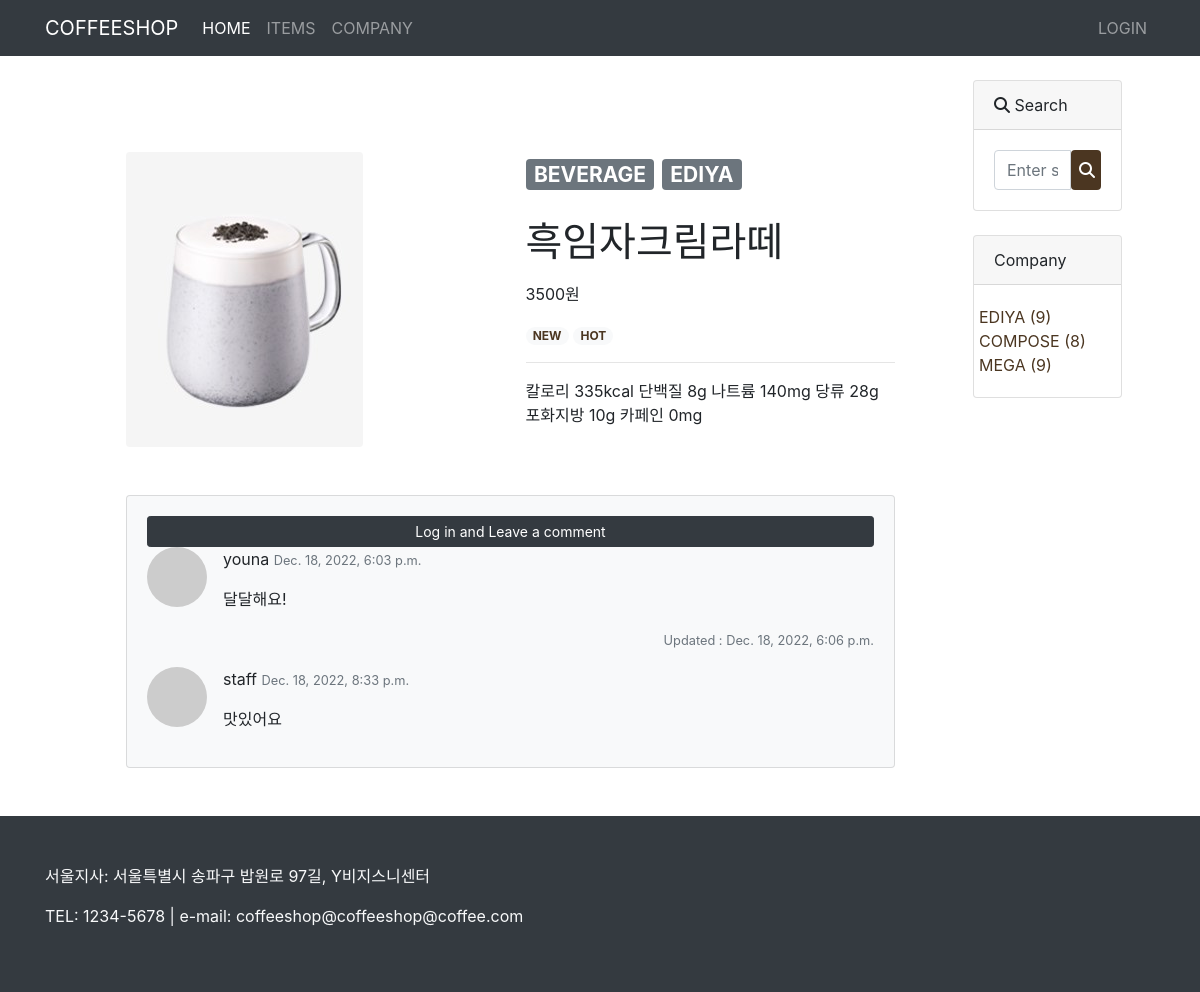
Screenshot of /product/41/ with the database file from the repository.
### product/models.py (models this page shows, shortened)
class Item(models.Model):
    title = models.CharField(max_length=35)
    content = MarkdownxField()
    head_image = models.ImageField(upload_to='blog/images/%Y/%m/%d/', blank=True)
    price = models.PositiveIntegerField(null=True)
    company = models.ForeignKey(Company, null=True, blank=True, on_delete=models.SET_NULL)
    category = models.ForeignKey(Category, null=True, blank=True, on_delete=models.SET_NULL)
    tags = models.ManyToManyField(Tag, blank=True)
    nutrient = models.TextField(null=True)
    def get_content_markdown(self):
        return markdown(self.content)

class Category(models.Model):
    name = models.CharField(max_length=50, unique=True)
    slug = models.SlugField(max_length=200, unique=True, allow_unicode=True)
    def __str__(self):
        return self.name
    def get_absolute_url(self):
        return f'/product/category/{self.slug}/'
    class Meta:
        verbose_name_plural = 'Catogories'

class Company(models.Model):
    name = models.CharField(max_length=50, unique=True)
    slug = models.SlugField(max_length=200, unique=True, allow_unicode=True)
    address = models.CharField(max_length=50, unique=True, null=True, blank=True)
    number = models.CharField(max_length=50, unique=True, null=True)
    email = models.EmailField(max_length=32, null=True)
    def __str__(self):
        return self.name
    def get_absolute_url(self):
        return f'/product/company/{self.slug}/'
    class Meta:
        verbose_name_plural = 'Companies'

class Tag(models.Model):
    name = models.CharField(max_length=50)
    slug = models.SlugField(max_length=20, unique=True, allow_unicode=True)
    def __str__(self):
        return self.name
    def get_absolute_url(self):
        return f'/product/tag/{self.slug}/'

class Comment(models.Model):
    item = models.ForeignKey(Item, on_delete=models.CASCADE)
    author = models.ForeignKey(User, on_delete=models.CASCADE)
    content = models.TextField()
    created_at = models.DateTimeField(auto_now_add=True)
    modified_at = models.DateTimeField(auto_now=True)
    def get_avatar_url(self):
        if self.author.socialaccount_set.exists():
            return self.author.socialaccount_set.first().get_avatar_url()
        else:
            return 'https://dummyimage.com/50x50/ced4da/6c757d.jpg'

### product/views.py (the view)
# urls.py: path('<int:pk>/', views.ItemDetail.as_view()),
class ItemDetail(DetailView):
    model = Item
    def get_context_data(self, **kwargs):
        context = super(ItemDetail, self).get_context_data()
        context['companies'] = Company.objects.all()
        context['comment_form'] = CommentForm
        return context

### product/templates/product/item_detail.html (shortened to what this page needs)
{% extends 'product/base.html' %}
{% load crispy_forms_tags %}
{% block main_area %}
    <body>
        <div class="container px-4 px-lg-5">
            <br>
            <div class="row gx-4 gx-lg-5 align-items-center my-5">
                {% if item.head_image %}
                <div class="col-lg-6"><img class="img-fluid rounded mb-4 mb-lg-0" src="{{ item.head_image.url }}" alt="..." /></div>
                {% endif %}
                <div class="col-lg-6">
                    {% if item.category %}
                        <h3>
                            <a href="{{item.category.get_absolute_url}}" class="badge badge-secondary" style="margin-bottom:20px;">{{ item.category }}</a>
                            {% if item.company %}
                            <a href="{{item.company.get_absolute_url}}" class="badge badge-secondary" style="margin-bottom:20px;">{{ item.company }}</a>
                            {% endif %}
                        </h3>
                    {% endif %}
                    <h1 class="font-weight-light">{{item.title}}</h1>
                    <p>{{item.price}}원</p>
                    {% if item.tags.exists %}
                        {% for t in item.tags.iterator %}
                        <span class="badge badge-pill badge-light">
                        <a href="{{t.get_absolute_url}}" style="color:#4B3621">
                            {{t}}
                        </a>
                        </span>
                        {% endfor %}
                    {% endif %}
                    <hr>
                    <p>{{item.nutrient}}</p>
                </div>
            </div>
                    <div id="comment-area" class="mb-5">
                        <div class="card bg-light">
                            <div class="card-body">
                                    {% if user.is_authenticated %}
                                    <form class="mb-4" id="comment-form" method="post" action="{{item.get_absolute_url}}new_comment/">
                                        {% csrf_token %}
                                        <div class="form-group">
                                            {{comment_form | crispy}}
                                        </div>
                                        <button type="submit" class="btn btn-primary">Submit</button>
                                    </form>
                                    {% else %}
                                        <a role="button" class="btn btn-dark btn-block btn-sm" href="#" data-toggle="modal" data-target="#loginModal">
                                            Log in and Leave a comment
                                        </a>
                                    {% endif %}
                                {% if item.comment_set.exists %}
                                {% for comment in item.comment_set.iterator %}
                                <div class="media d-flex" id="comment-{{comment.pk}}">
                                    <img class="rounded-circle mr-3" src="{{comment.get_avatar_url}}" alt="{{comment.author}}" width="60px"/>
                                    <div class="media-body ms-3">
                                        <div class="fw-bold">
                                            {{comment.author.username}}
                                            <small class="text-muted">{{comment.created_at}}</small>
                                        </div>
                                        <p>{{comment.content | linebreaks}}</p>
                                        {% if comment.created_at != comment.modified_at %}
                                            <p class="text-muted float-right">
                                                <small>Updated : {{comment.modified_at}}</small>
                                            </p>
                                        {% endif %}
                                    </div>
                                </div>
                                {% endfor %}
                                {% endif %}
                            </div>
                        </div>
                    </div>
        </div>
    </body>
{% endblock %}

### product/templates/product/sidebar.html (shortened to what this page needs)
          <div class="card mb-4">
            <div class="card-header">
              <i class="fa-solid fa-magnifying-glass"></i> Search
            </div>
            <div class="card-body">
              <div class="input-group">
                <input style="height:40px;" id="search-input" class="form-control" type="text" placeholder="Enter search term..." aria-label="Enter search term..." aria-describedby="button-search"/>
                <button
                  class="btn text-white"
                  id="button-search"
                  type="button"
                  onclick="searchItem()"
                  style="background-color:#4B3621;width:30px;"
                >
                    <i class="fa-solid fa-magnifying-glass" style="position:relative;right:5px;"></i>
                </button>
              </div>
            </div>
          </div>
          <div class="card mb-4" id="category_card">
            <div class="card-header">Company</div>
            <div class="card-body">
              <div class="row">
                <ul class="list-unstyled mb-0">
                  {% for c in companies %}
                  <li><a href="{{c.get_absolute_url}}" style="color:#4B3621;">{{c}} ({{c.item_set.count}})</a></li>
                  {% endfor %}
                </ul>
              </div>
            </div>
          </div>

### rows the page displays
Item: head_image (picture), category "BEVERAGE", company "EDIYA", title "흑임자크림라떼", price "3500", nutrient "칼로리 335kcal 단백질 8g 나트륨 140mg 당류 28g 포화지방 10g 카페인 0mg"
Tag: name "NEW"
Tag: name "HOT"
Comment: author.username "youna", created_at "Dec. 18, 2022, 6:03 p.m.", content "달달해요!", modified_at "Dec. 18, 2022, 6:06 p.m."
Comment: author.username "staff", created_at "Dec. 18, 2022, 8:33 p.m.", content "맛있어요"
Company: name "EDIYA", item_set.count "9"
Company: name "COMPOSE", item_set.count "8"
Company: name "MEGA", item_set.count "9"
